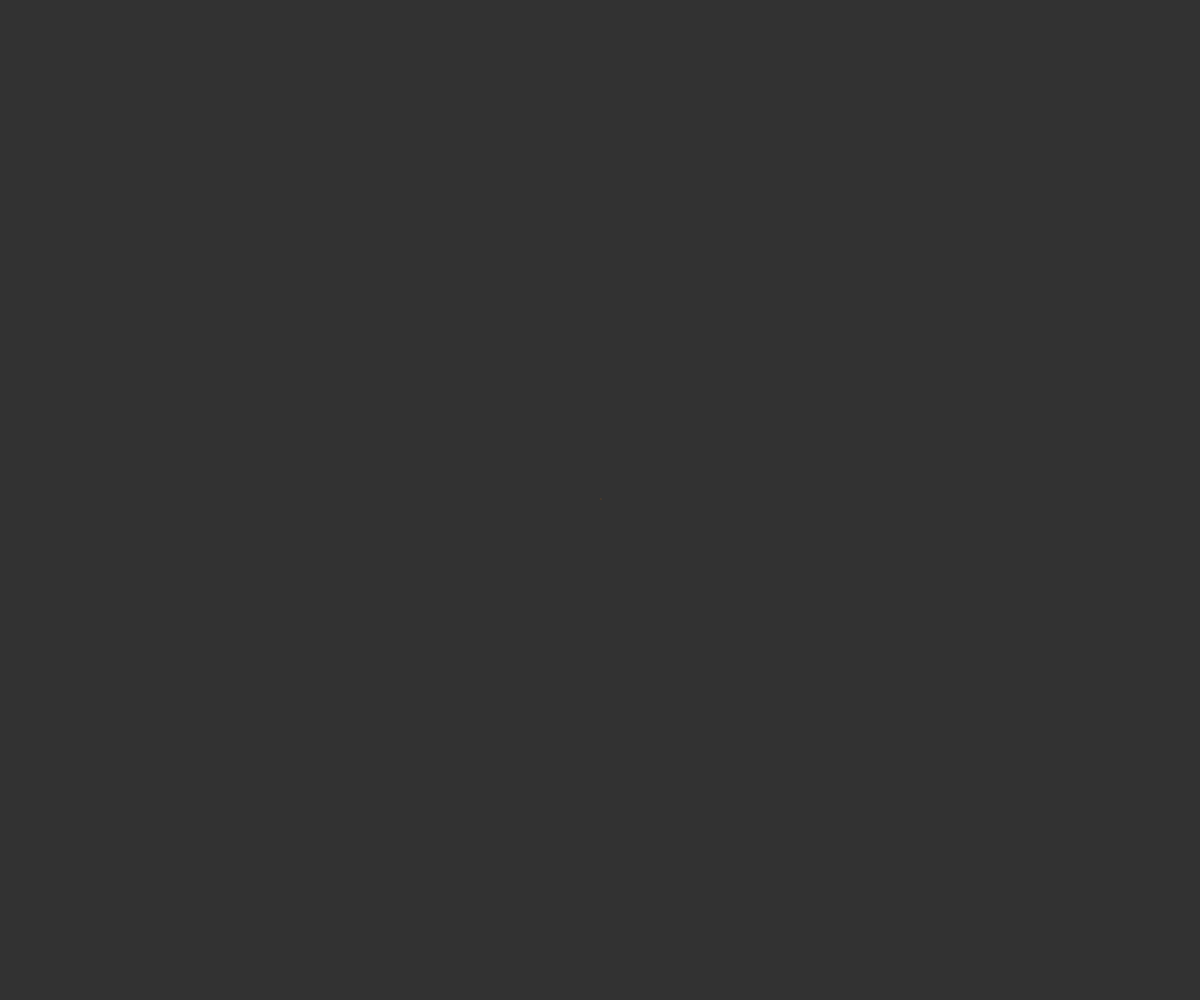
Frame 1 (no input)
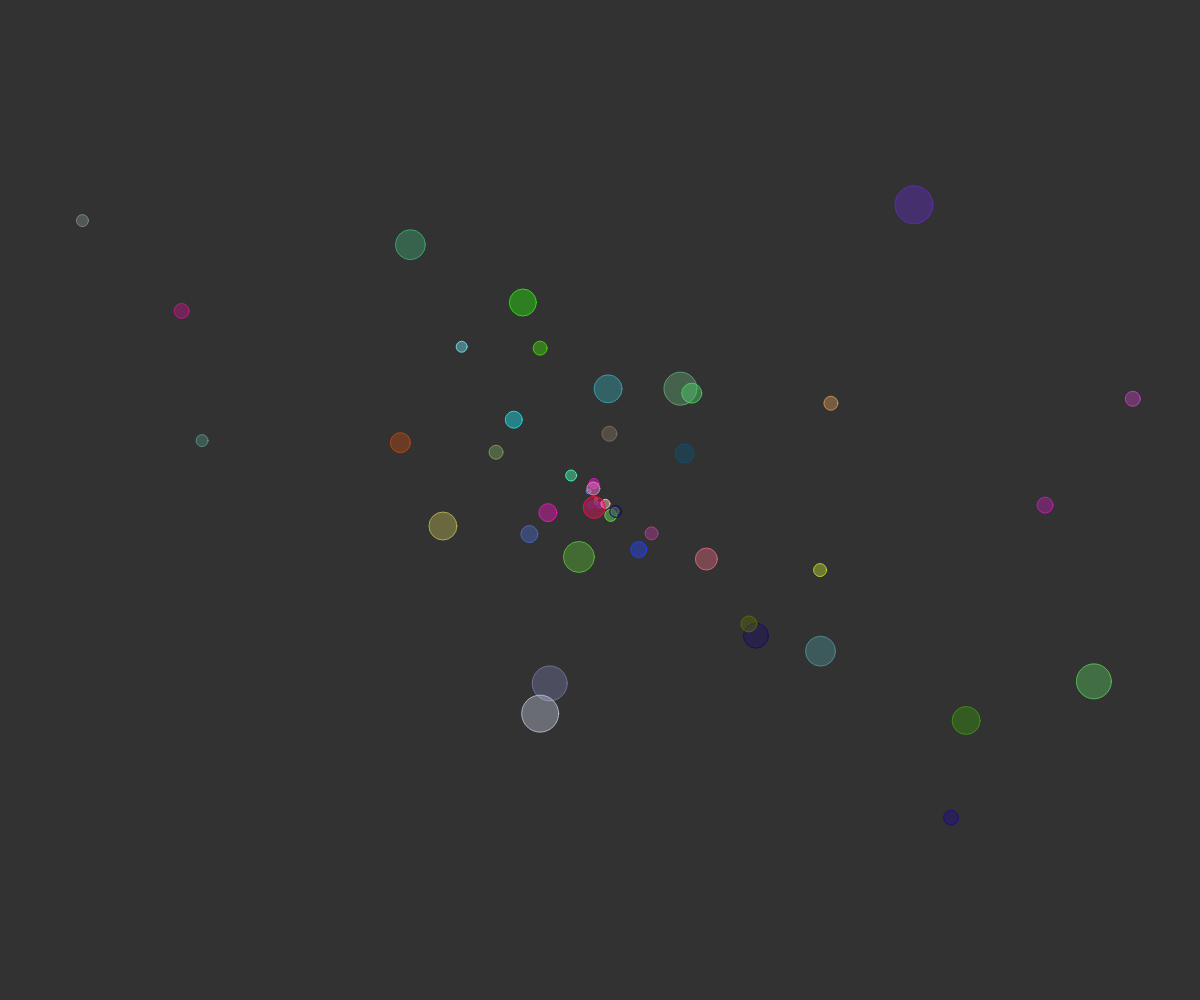
Frame 60 (no input)
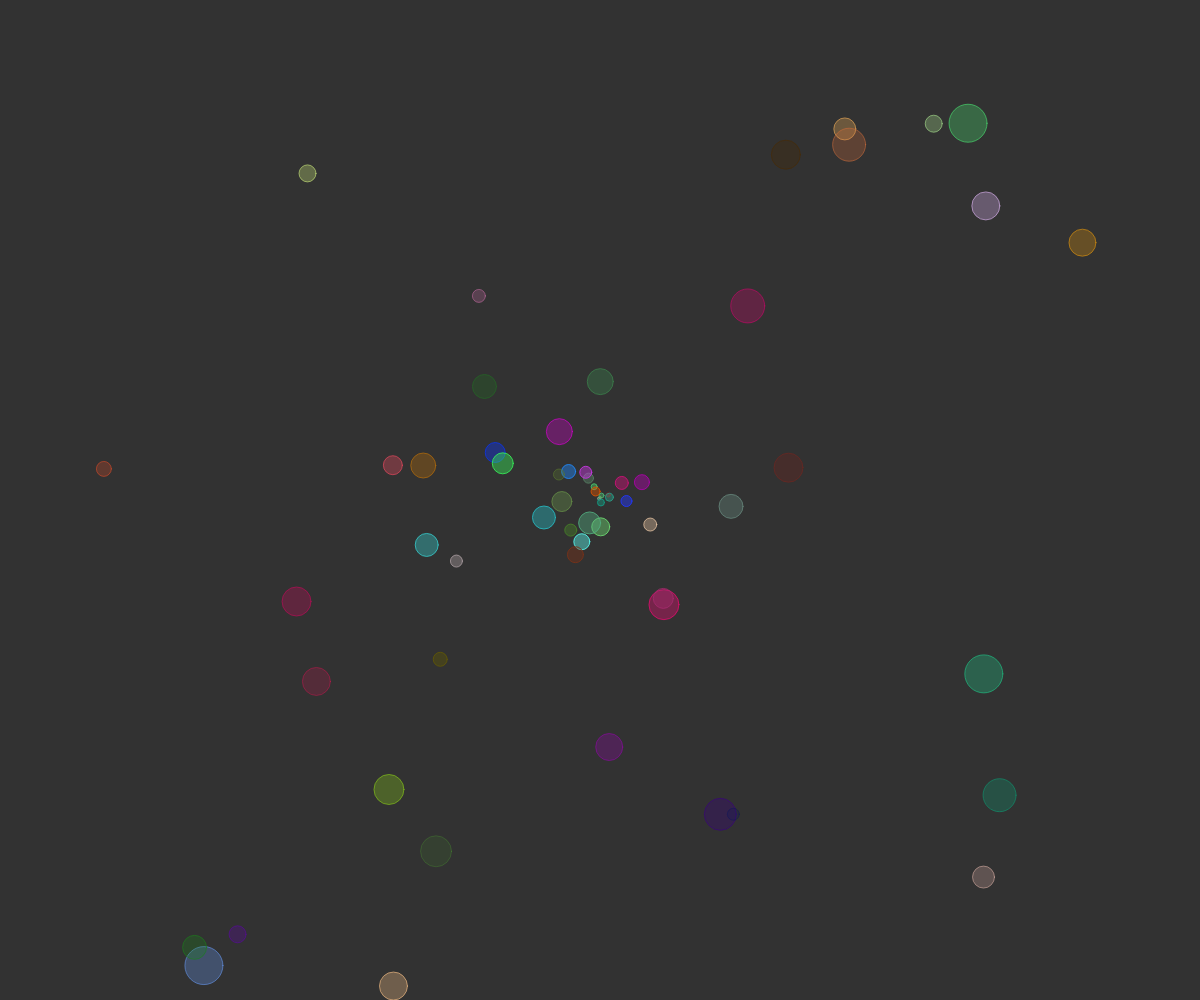
Frame 120 (the mouse pressed at the canvas centre since frame 60)

The p5.js sketch that drew these frames (run headless with seeded random() and noise() and a simulated clock; from frame 60 on, the mouse is pressed at the canvas centre):

// p5.js sketch
// ── sketch.js
var system;

function setup() {

  createCanvas(windowWidth, windowHeight);

  system = new ParticalSystem(createVector(width/2 , height/2));

}

function draw() {

  background(50);

  system.addPartical();

  system.run();

}

var Partical = function(position){

  this.acceleration = createVector(random(-0.5,0.5),random(-0.5 , 0.5));

  this.velocity = createVector(random(-1,1),random(-1,0));

  this.position = position.copy();

  this.lifespan = 255.0;

  this.maxDiameter = random(10,40);

  this.diameter = 0;

  this.r = random(0,255);

  this.g = random(0,255);

  this.b = random(0,255);

};

Partical.prototype.run = function(){

  this.update();

  this.display();

};

Partical.prototype.update = function(){

  this.velocity.add(this.acceleration);

  this.position.add(this.velocity);

  this.lifespan -= 2;

  if(this.diameter < this.maxDiameter){

    this.diameter += 1;

  }

};

Partical.prototype.display = function(){

  stroke(this.r,this.g,this.b,this.lifespan);

  strokeWeight(1);

  fill(this.r,this.g,this.b,map(this.lifespan,0,255,0,127));

  ellipse(this.position.x,this.position.y,this.diameter,this.diameter);

};

Partical.prototype.isDead = function(){

  return (this.lifespan <= 0 ||

    this.position.x <= 0 ||

    this.position.y <= 0 ||

    this.position.x >= width ||

    this.position.y >= height);

};

var ParticalSystem = function(position){

  this.origin = position.copy();

  this.particals = [];

};

ParticalSystem.prototype.addPartical = function(){

  this.particals.push(new Partical(this.origin));

};

ParticalSystem.prototype.run = function(){

  var p;

  for(var i = this.particals.length - 1 ; i >= 0 ; i--){

    p = this.particals[i];

    p.run();

    if(p.isDead()){

      this.particals.splice(i,1);

    }

  }

};
